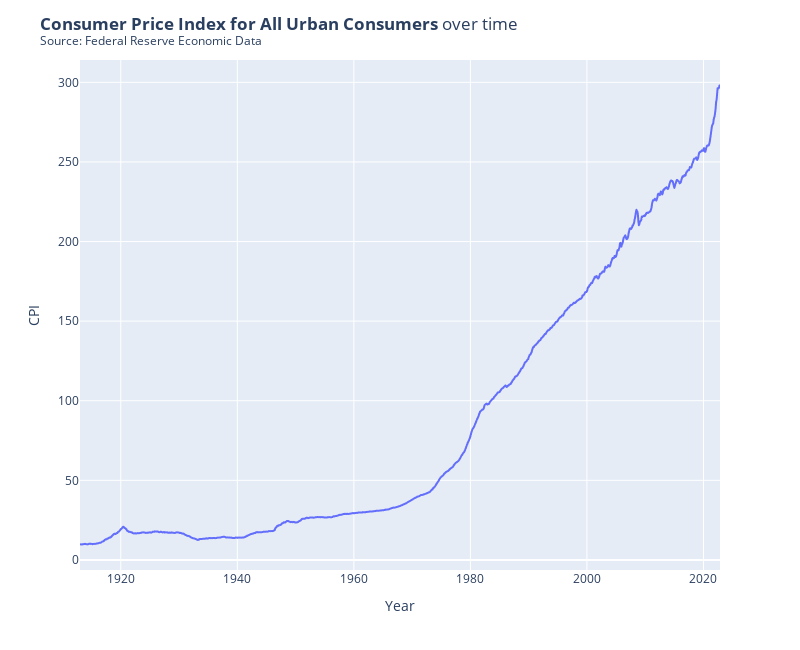

Notebook code for this chart:
### Code cell
# generate plotly figure
p = px.line(inflation, x='date', y='cpi')
p.update_layout(
    title='<b>Consumer Price Index for All Urban Consumers</b> over time<br><sup>Source: Federal Reserve Economic Data</sup>',
    yaxis_title='CPI',
    xaxis_title='Year',
    width=800,
    height=500,
    )
p.show()
# po.plot(p, filename='cpi.html')

### Figure 1 — Plotly figure (JSON) as saved in the notebook; plotly's stock layout.template omitted (floating-point values rounded to 4 significant figures; data arrays with more than 128 entries replaced by an {"elided": "..."} marker saying what was removed)
{"data": [{"hovertemplate": "date=%{x}<br>cpi=%{y}<extra></extra>", "legendgroup": "", "line": {"color": "#636efa", "dash": "solid"}, "marker": {"symbol": "circle"}, "mode": "lines", "name": "", "showlegend": false, "type": "scattergl", "x": {"elided": "1319 str values"}, "xaxis": "x", "y": {"elided": "1319 float values"}, "yaxis": "y"}], "layout": {"height": 650, "legend": {"tracegroupgap": 0}, "margin": {"t": 60}, "title": {"text": "<b>Consumer Price Index for All Urban Consumers</b> over time<br><sup>Source: Federal Reserve Economic Data</sup>"}, "width": 800, "xaxis": {"anchor": "y", "domain": [0, 1], "title": {"text": "Year"}}, "yaxis": {"anchor": "x", "domain": [0, 1], "title": {"text": "CPI"}}}}
